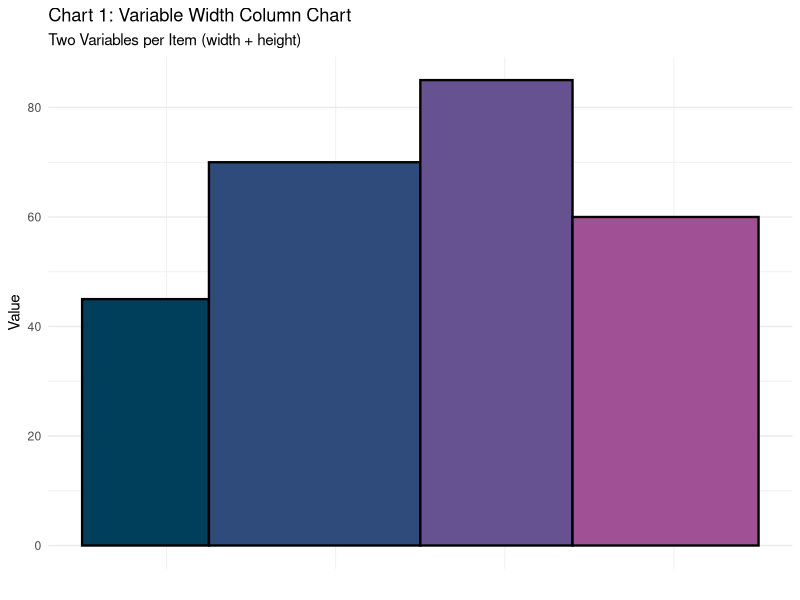
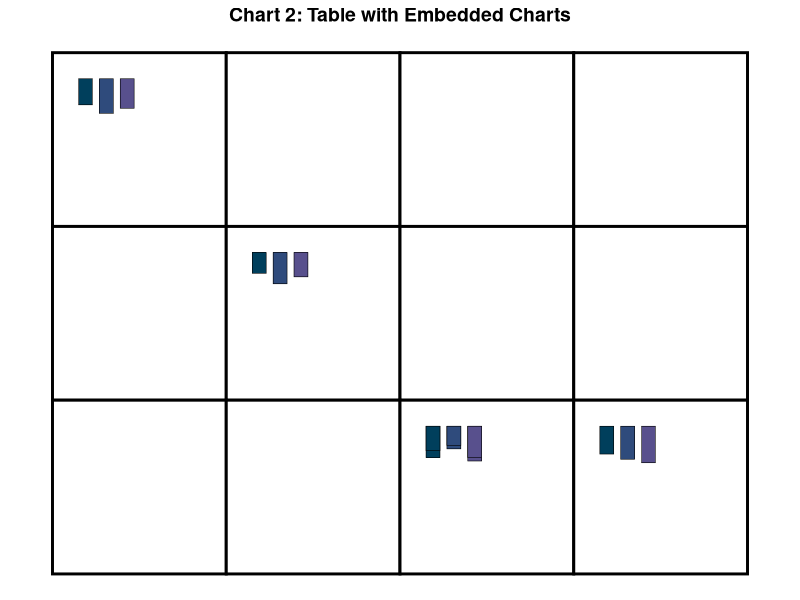
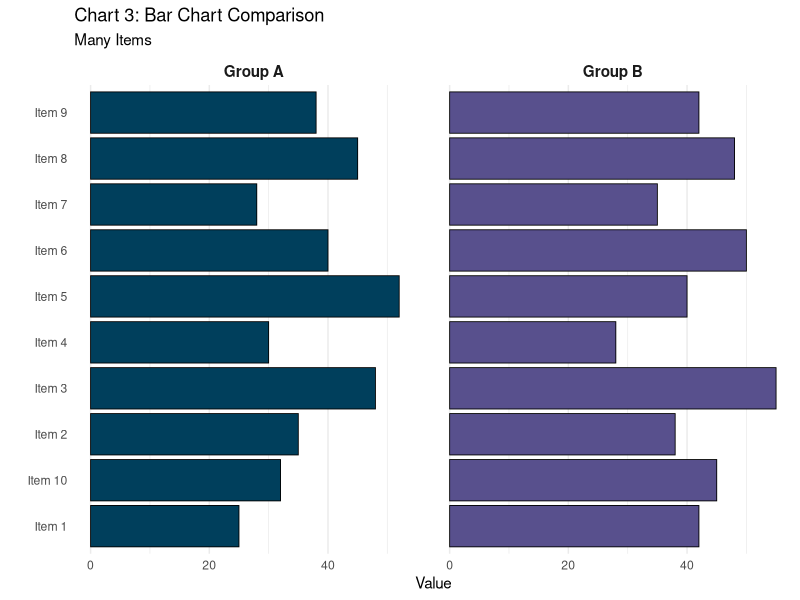
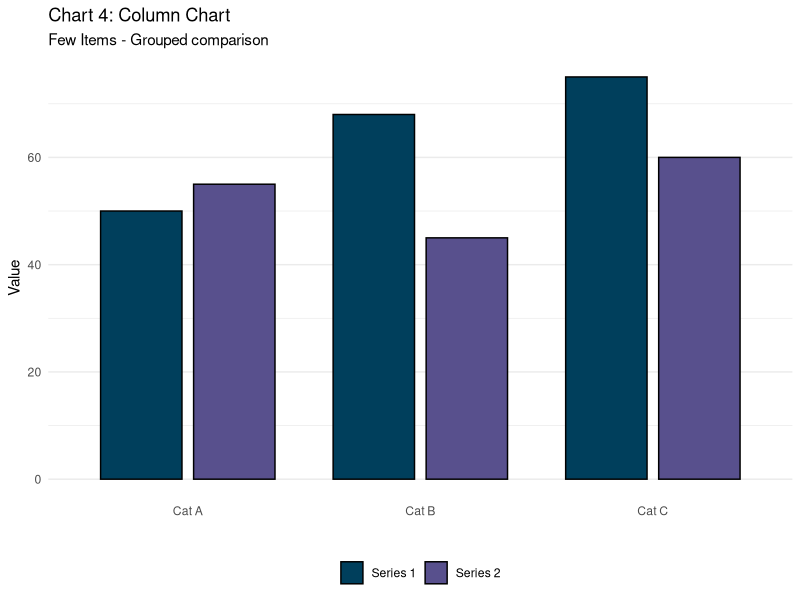

Write R code to recreate these figures, in order.
## ---- chunk 1
library(ggplot2)
library(tidyr)

data1 <- data.frame(
  Category = c("A", "B", "C", "D"),
  Value = c(45, 70, 85, 60),
  Width = c(15, 25, 18, 22)
)

data1$xmin <- c(0, cumsum(data1$Width[-length(data1$Width)]))
data1$xmax <- data1$xmin + data1$Width

ggplot(data1) +
  geom_rect(aes(xmin = xmin, xmax = xmax, ymin = 0, ymax = Value, fill = Category),
            color = "black", linewidth = 0.8) +
  scale_fill_manual(values = c("A" = "#003f5c", "B" = "#2f4b7c", 
                               "C" = "#665191", "D" = "#a05195")) +
  labs(title = "Chart 1: Variable Width Column Chart", 
       subtitle = "Two Variables per Item (width + height)",
       x = "", y = "Value") +
  theme_minimal() +
  theme(panel.grid.major.x = element_blank(),
        axis.text.x = element_blank(),
        legend.position = "none")
## ---- chunk 2
grid_data <- expand.grid(Col = 1:4, Row = 1:3)

chart_data <- data.frame(
  Cell_ID = 1:5,
  Col = c(1, 2, 3, 3, 4),
  Row = c(1, 2, 3, 3, 3),
  Bar1 = c(0.15, 0.12, 0.18, 0.14, 0.16),
  Bar2 = c(0.2, 0.18, 0.13, 0.11, 0.19),
  Bar3 = c(0.17, 0.14, 0.2, 0.18, 0.21)
)

chart_long <- chart_data %>%
  pivot_longer(cols = starts_with("Bar"), 
               names_to = "Bar", 
               values_to = "Height")

chart_long$BarNum <- as.numeric(gsub("Bar", "", chart_long$Bar))
chart_long$xmin <- chart_long$Col - 0.35 + (chart_long$BarNum - 1) * 0.12
chart_long$xmax <- chart_long$xmin + 0.08
chart_long$ymin <- chart_long$Row - 0.35
chart_long$ymax <- chart_long$ymin + chart_long$Height

ggplot() +
  geom_tile(data = grid_data, aes(x = Col, y = Row), 
            fill = "white", color = "black", linewidth = 1) +
  geom_rect(data = chart_long,
            aes(xmin = xmin, xmax = xmax, ymin = ymin, ymax = ymax,
                fill = as.factor(BarNum)),
            color = "black", linewidth = 0.2) +
  scale_fill_manual(values = c("1" = "#003f5c", "2" = "#2f4b7c", "3" = "#58508d")) +
  scale_y_reverse() +
  coord_fixed(ratio = 1) +
  labs(title = "Chart 2: Table with Embedded Charts", x = "", y = "") +
  theme_void() +
  theme(plot.title = element_text(hjust = 0.5, size = 14, face = "bold"),
        legend.position = "none")
## ---- chunk 3
items <- paste("Item", 1:10)
data3 <- data.frame(
  Item = rep(items, 2),
  Value = c(25, 35, 48, 30, 52, 40, 28, 45, 38, 32,
            42, 38, 55, 28, 40, 50, 35, 48, 42, 45),
  Group = rep(c("Group A", "Group B"), each = 10)
)

ggplot(data3, aes(x = Value, y = Item, fill = Group)) +
  geom_col(color = "black", linewidth = 0.3) +
  scale_fill_manual(values = c("Group A" = "#003f5c", "Group B" = "#58508d")) +
  facet_wrap(~Group, ncol = 2) +
  labs(title = "Chart 3: Bar Chart Comparison", subtitle = "Many Items",
       x = "Value", y = "") +
  theme_minimal() +
  theme(legend.position = "none",
        strip.text = element_text(face = "bold", size = 11),
        panel.grid.major.y = element_blank(),
        panel.spacing = unit(0, "lines"))
## ---- chunk 4
data4 <- data.frame(
  Category = rep(c("Cat A", "Cat B", "Cat C"), each = 2),
  Group = rep(c("Series 1", "Series 2"), 3),
  Value = c(50, 55, 68, 45, 75, 60)
)

ggplot(data4, aes(x = Category, y = Value, fill = Group)) +
  geom_col(position = position_dodge(width = 0.8), 
           color = "black", linewidth = 0.5, width = 0.7) +
  scale_fill_manual(values = c("Series 1" = "#003f5c", "Series 2" = "#58508d")) +
  labs(title = "Chart 4: Column Chart", subtitle = "Few Items - Grouped comparison",
       x = "", y = "Value") +
  theme_minimal() +
  theme(legend.position = "bottom",
        legend.title = element_blank(),
        panel.grid.major.x = element_blank())
